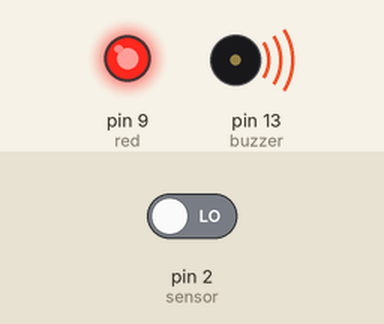
Recording of a sketch running on a simulated Arduino Uno, built with avr-gcc and run on an emulated ATmega328P. Shown: output pins drawn as LEDs (lit = HIGH), buzzer (waves = sounding, pin HIGH). The inputs (shaded band) are chosen by the test bench; at power-on: pin 2 (sensor) LOW. What the sketch prints to the serial monitor is not drawn.

Above: at 1.2 s.
1.3 s: pin 2 (sensor) driven HIGH
At 2.2 s:
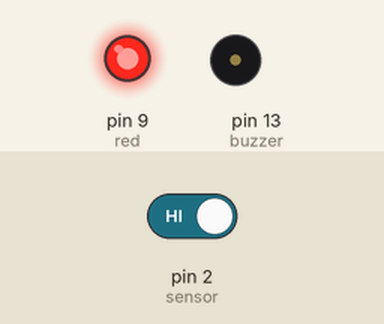
2.8 s: pin 2 (sensor) driven LOW
At 3.4 s:
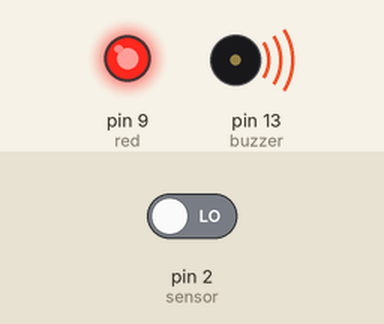
Timing chart, 0 to 5.8 s (numbered marks = the images above; inputs shaded):
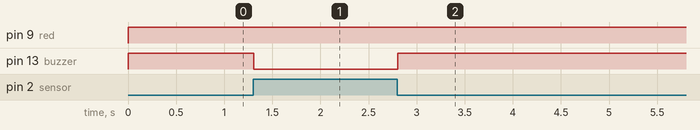

The sketch:

electronicMaze.ino
```cpp
int red = 9;
int buzzer = 13;
int sensor = 2;

void setup() {
  Serial.begin(9600);
  pinMode(buzzer, OUTPUT);
  pinMode(red, OUTPUT);
  pinMode(sensor, INPUT);
}

void loop() {
  int sensorVal = digitalRead(sensor);
  Serial.println(sensorVal);

  if (sensorVal == HIGH) {
    digitalWrite(buzzer, LOW);
  } else {
    digitalWrite(buzzer, HIGH);
    digitalWrite(red, HIGH);
  }
}
```

Measured:
- after the input at 1.3 s, pin 13 (buzzer): HIGH → LOW at once
- after the input at 2.8 s, pin 13 (buzzer): LOW → HIGH at once
